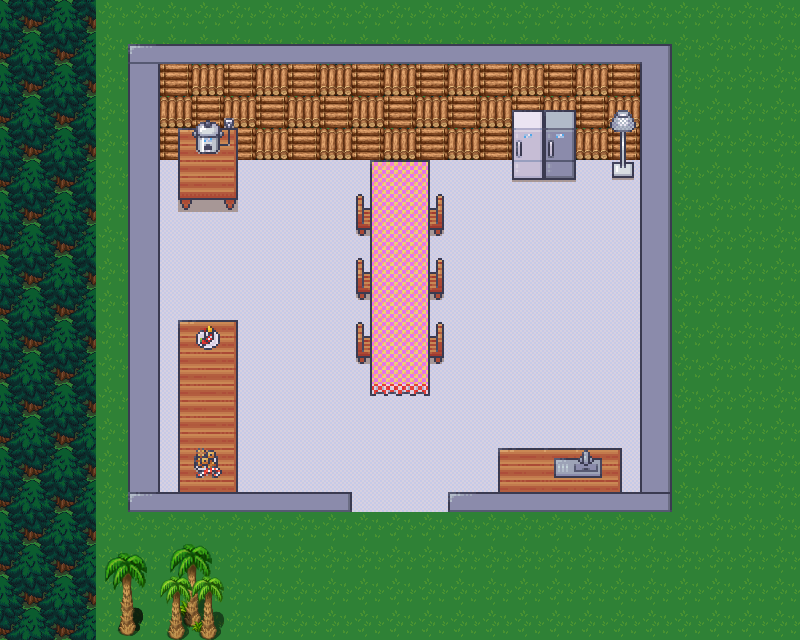

This is a level from a 2D game, rendered from its Tiled map with the project's own tilesets. A one-line summary and the map file follow, with tile-layer data summarised:
An orthogonal 25x20 tile map with 32x32 px tiles, 5 tile layers (collideLayer, baseLayer, floorLayer, kitchenLayer, ...), 5 tilesets and 1 object (start).

<map version="1.10" tiledversion="1.10.2" orientation="orthogonal" renderorder="right-down" width="25" height="20" tilewidth="32" tileheight="32" infinite="0" nextlayerid="7" nextobjectid="7">
 <editorsettings>
  <export target="../kitchenMapNew.tmj" format="json" />
 </editorsettings>
 <tileset firstgid="1" name="Desert32x32" tilewidth="32" tileheight="32" tilecount="256" columns="16">
  <image source="../Desert32x32.png" width="512" height="512" />
 </tileset>
 <tileset firstgid="257" name="Farming32x32" tilewidth="32" tileheight="32" tilecount="400" columns="20">
  <image source="../Farming32x32.png" width="640" height="640" />
 </tileset>
 <tileset firstgid="657" name="Forest32x32" tilewidth="32" tileheight="32" tilecount="256" columns="16">
  <image source="../Forest32x32.png" width="512" height="512" />
 </tileset>
 <tileset firstgid="913" name="Kitchen32x32" tilewidth="32" tileheight="32" tilecount="784" columns="16">
  <image source="../Kitchen32x32.png" width="512" height="1568" />
 </tileset>
 <tileset firstgid="1697" name="Village32x32" tilewidth="32" tileheight="32" tilecount="360" columns="8">
  <image source="../Village32x32.png" width="256" height="1450" />
 </tileset>
 <layer id="6" name="collideLayer" width="25" height="20">
  <data>[500 cells, 19 non-empty, 2 distinct tile ids]</data>
 </layer>
 <layer id="1" name="baseLayer" width="25" height="20">
  <data>[500 cells, 500 non-empty, 5 distinct tile ids]</data>
 </layer>
 <layer id="4" name="floorLayer" width="25" height="20">
  <data>[500 cells, 423 non-empty, 9 distinct tile ids]</data>
 </layer>
 <layer id="2" name="kitchenLayer" width="25" height="20">
  <data>[500 cells, 110 non-empty, 30 distinct tile ids]</data>
 </layer>
 <layer id="3" name="equipmentLayer" width="25" height="20">
  <data>[500 cells, 46 non-empty, 29 distinct tile ids]</data>
 </layer>
 <objectgroup id="5" name="objectLayer">
  <object id="1" name="start" x="400" y="480">
   <point />
  </object>
 </objectgroup>
</map>
